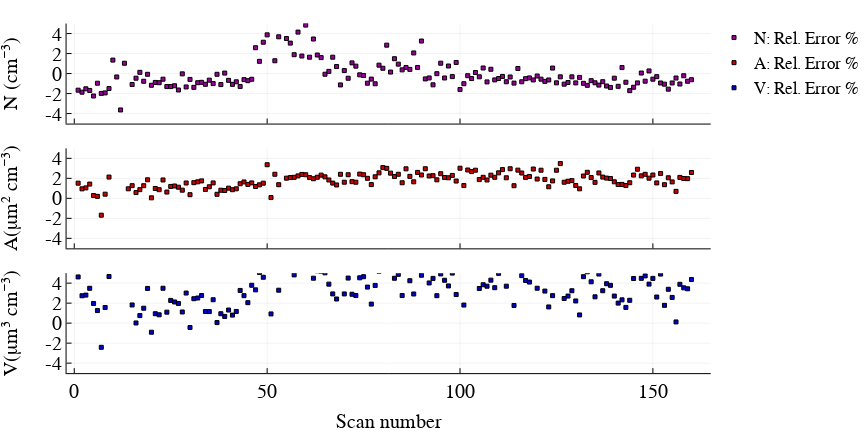

Here is the notebook cell this chart was saved with:
### Markdown cell above
### (c) Comparison of relative error

### Code cell
figure("Helvetica", 2, 6, 3, 10)

p1 = plot(100*(Ninv - Nt)./Nt, ylabel = "N (cm⁻³)", 
    label = "N: Rel. Error %", color = RGBA(0.6,0,0.6,1), marker = :square,
    xticks = ([0,50,100,150],["","","","",""]))
p2 = plot(100*(Ainv - At)./At, ylabel = "A(μm² cm⁻³)", 
    label = "A: Rel. Error %", color = RGBA(0.8,0,0,1), marker = :square,
    xticks = ([0,50,100,150],["","","","",""]))
p3 = plot(100*(Vinv - Vt)./Vt, ylabel = "V(μm³ cm⁻³)", xlabel = "Scan number",
    label = "V: Rel. Error %", color = RGBA(0,0,0.8,1), marker = :square)

plot(p1,p2,p3, layout = grid(3,1), left_margin = 30px, ylim = (-5,5), 
    ms = 2, lw = 0, ytick = [-4, -2, 0, 2, 4], xlim = (-2,165))

### Figure 1 — Plotly figure (JSON) as saved in the notebook; plotly's stock layout.template omitted (floating-point values rounded to 4 significant figures; data arrays with more than 128 entries replaced by an {"elided": "..."} marker saying what was removed)
{"data": [{"colorbar": {"title": ""}, "legendgroup": "N: Rel. Error %", "line": {"color": "rgba(153, 0, 153, 1.000)", "dash": "solid", "shape": "linear", "width": 0}, "marker": {"color": "rgba(153, 0, 153, 1.000)", "line": {"color": "rgba(0, 0, 0, 1.000)", "width": 1}, "size": 4, "symbol": "square"}, "mode": "lines+markers", "name": "N: Rel. Error %", "showlegend": true, "type": "scatter", "x": {"elided": "160 int values"}, "xaxis": "x1", "y": {"elided": "160 float values"}, "yaxis": "y1"}, {"colorbar": {"title": ""}, "legendgroup": "A: Rel. Error %", "line": {"color": "rgba(204, 0, 0, 1.000)", "dash": "solid", "shape": "linear", "width": 0}, "marker": {"color": "rgba(204, 0, 0, 1.000)", "line": {"color": "rgba(0, 0, 0, 1.000)", "width": 1}, "size": 4, "symbol": "square"}, "mode": "lines+markers", "name": "A: Rel. Error %", "showlegend": true, "type": "scatter", "x": {"elided": "160 int values"}, "xaxis": "x2", "y": {"elided": "160 float values"}, "yaxis": "y2"}, {"colorbar": {"title": ""}, "legendgroup": "V: Rel. Error %", "line": {"color": "rgba(0, 0, 204, 1.000)", "dash": "solid", "shape": "linear", "width": 0}, "marker": {"color": "rgba(0, 0, 204, 1.000)", "line": {"color": "rgba(0, 0, 0, 1.000)", "width": 1}, "size": 4, "symbol": "square"}, "mode": "lines+markers", "name": "V: Rel. Error %", "showlegend": true, "type": "scatter", "x": {"elided": "160 int values"}, "xaxis": "x3", "y": {"elided": "160 float values"}, "yaxis": "y3"}], "layout": {"annotations": [], "height": 432, "legend": {"bgcolor": "rgba(255, 255, 255, 1.000)", "bordercolor": "rgba(0, 0, 0, 1.000)", "font": {"color": "rgba(0, 0, 0, 1.000)", "family": "Helvetica", "size": 17}, "tracegroupgap": 0, "x": 1, "y": 1}, "margin": {"b": 20, "l": 0, "r": 0, "t": 20}, "paper_bgcolor": "rgba(255, 255, 255, 1.000)", "plot_bgcolor": "rgba(255, 255, 255, 1.000)", "showlegend": true, "width": 864, "xaxis1": {"anchor": "y1", "domain": [0.09324, 0.9954], "gridcolor": "rgba(0, 0, 0, 0.100)", "gridwidth": 0.5, "linecolor": "rgba(0, 0, 0, 1.000)", "mirror": false, "range": [-2, 165], "showgrid": true, "showline": true, "showticklabels": true, "tickangle": 0, "tickcolor": "rgb(0, 0, 0)", "tickfont": {"color": "rgba(0, 0, 0, 1.000)", "family": "Helvetica", "size": 20}, "tickmode": "array", "ticks": "inside", "ticktext": ["", "", "", "", ""], "tickvals": [0, 50, 100, 150], "title": "", "titlefont": {"color": "rgba(0, 0, 0, 1.000)", "family": "Helvetica", "size": 20}, "type": "-", "visible": true, "zeroline": false, "zerolinecolor": "rgba(0, 0, 0, 1.000)"}, "xaxis2": {"anchor": "y2", "domain": [0.09324, 0.9954], "gridcolor": "rgba(0, 0, 0, 0.100)", "gridwidth": 0.5, "linecolor": "rgba(0, 0, 0, 1.000)", "mirror": false, "range": [-2, 165], "showgrid": true, "showline": true, "showticklabels": true, "tickangle": 0, "tickcolor": "rgb(0, 0, 0)", "tickfont": {"color": "rgba(0, 0, 0, 1.000)", "family": "Helvetica", "size": 20}, "tickmode": "array", "ticks": "inside", "ticktext": ["", "", "", "", ""], "tickvals": [0, 50, 100, 150], "title": "", "titlefont": {"color": "rgba(0, 0, 0, 1.000)", "family": "Helvetica", "size": 20}, "type": "-", "visible": true, "zeroline": false, "zerolinecolor": "rgba(0, 0, 0, 1.000)"}, "xaxis3": {"anchor": "y3", "domain": [0.09324, 0.9954], "gridcolor": "rgba(0, 0, 0, 0.100)", "gridwidth": 0.5, "linecolor": "rgba(0, 0, 0, 1.000)", "mirror": false, "range": [-2, 165], "showgrid": true, "showline": true, "showticklabels": true, "tickangle": 0, "tickcolor": "rgb(0, 0, 0)", "tickfont": {"color": "rgba(0, 0, 0, 1.000)", "family": "Helvetica", "size": 20}, "tickmode": "array", "ticks": "inside", "ticktext": ["0", "50", "100", "150"], "tickvals": [0, 50, 100, 150], "title": "Scan number", "titlefont": {"color": "rgba(0, 0, 0, 1.000)", "family": "Helvetica", "size": 20}, "type": "-", "visible": true, "zeroline": false, "zerolinecolor": "rgba(0, 0, 0, 1.000)"}, "yaxis1": {"anchor": "x1", "domain": [0.7358, 0.9909], "gridcolor": "rgba(0, 0, 0, 0.100)", "gridwidth": 0.5, "linecolor": "rgba(0, 0, 0, 1.000)", "mirror": false, "range": [-5, 5], "showgrid": true, "showline": true, "showticklabels": true, "tickangle": 0, "tickcolor": "rgb(0, 0, 0)", "tickfont": {"color": "rgba(0, 0, 0, 1.000)", "family": "Helvetica", "size": 20}, "tickmode": "array", "ticks": "inside", "ticktext": ["-4", "-2", "0", "2", "4"], "tickvals": [-4, -2, 0, 2, 4], "title": "N (cm⁻³)", "titlefont": {"color": "rgba(0, 0, 0, 1.000)", "family": "Helvetica", "size": 20}, "type": "-", "visible": true, "zeroline": false, "zerolinecolor": "rgba(0, 0, 0, 1.000)"}, "yaxis2": {"anchor": "x2", "domain": [0.4175, 0.6726], "gridcolor": "rgba(0, 0, 0, 0.100)", "gridwidth": 0.5, "linecolor": "rgba(0, 0, 0, 1.000)", "mirror": false, "range": [-5, 5], "showgrid": true, "showline": true, "showticklabels": true, "tickangle": 0, "tickcolor": "rgb(0, 0, 0)", "tickfont": {"color": "rgba(0, 0, 0, 1.000)", "family": "Helvetica", "size": 20}, "tickmode": "array", "ticks": "inside", "ticktext": ["-4", "-2", "0", "2", "4"], "tickvals": [-4, -2, 0, 2, 4], "title": "A(μm² cm⁻³)", "titlefont": {"color": "rgba(0, 0, 0, 1.000)", "family": "Helvetica", "size": 20}, "type": "-", "visible": true, "zeroline": false, "zerolinecolor": "rgba(0, 0, 0, 1.000)"}, "yaxis3": {"anchor": "x3", "domain": [0.09913, 0.3542], "gridcolor": "rgba(0, 0, 0, 0.100)", "gridwidth": 0.5, "linecolor": "rgba(0, 0, 0, 1.000)", "mirror": false, "range": [-5, 5], "showgrid": true, "showline": true, "showticklabels": true, "tickangle": 0, "tickcolor": "rgb(0, 0, 0)", "tickfont": {"color": "rgba(0, 0, 0, 1.000)", "family": "Helvetica", "size": 20}, "tickmode": "array", "ticks": "inside", "ticktext": ["-4", "-2", "0", "2", "4"], "tickvals": [-4, -2, 0, 2, 4], "title": "V(μm³ cm⁻³)", "titlefont": {"color": "rgba(0, 0, 0, 1.000)", "family": "Helvetica", "size": 20}, "type": "-", "visible": true, "zeroline": false, "zerolinecolor": "rgba(0, 0, 0, 1.000)"}}}
